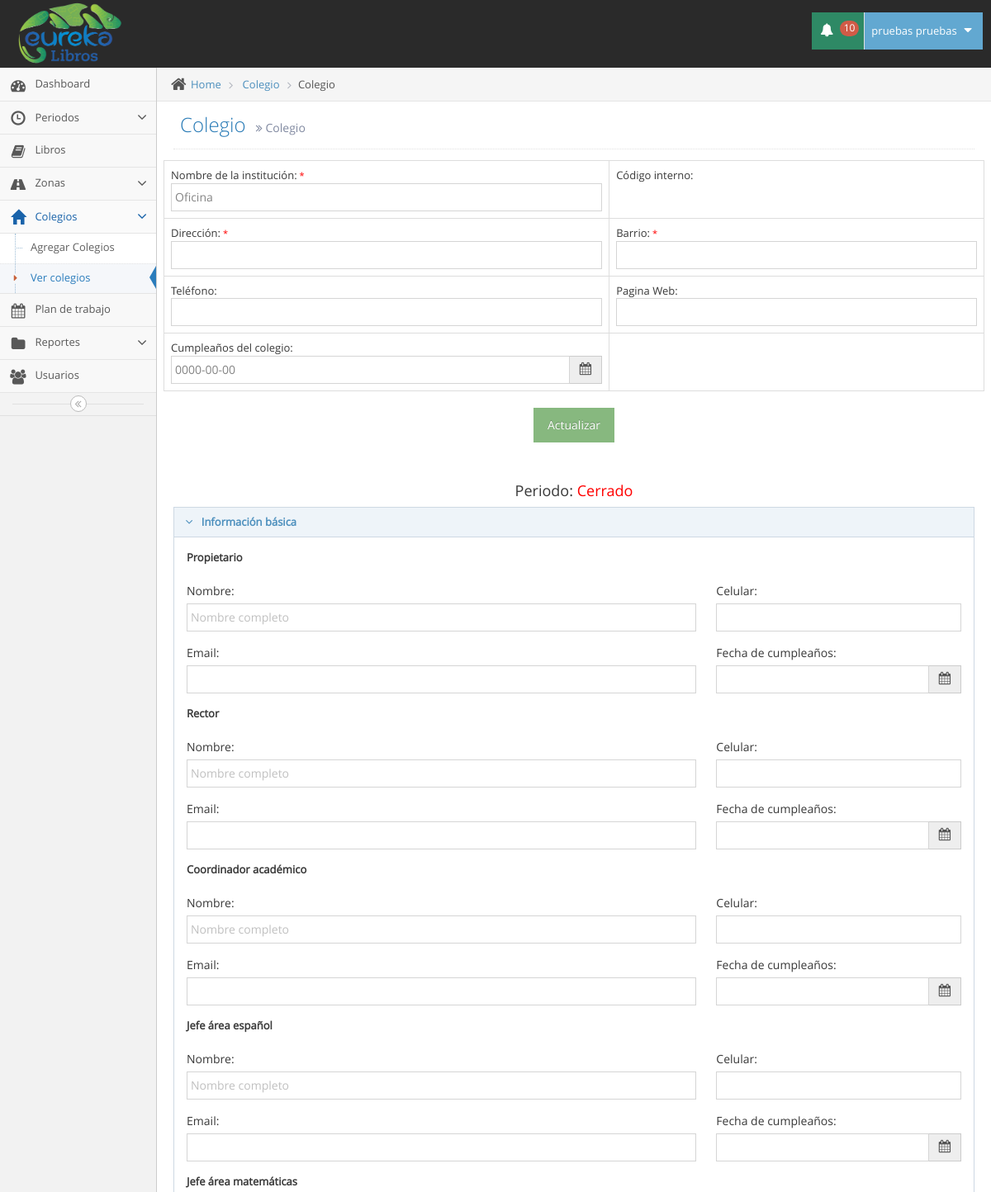
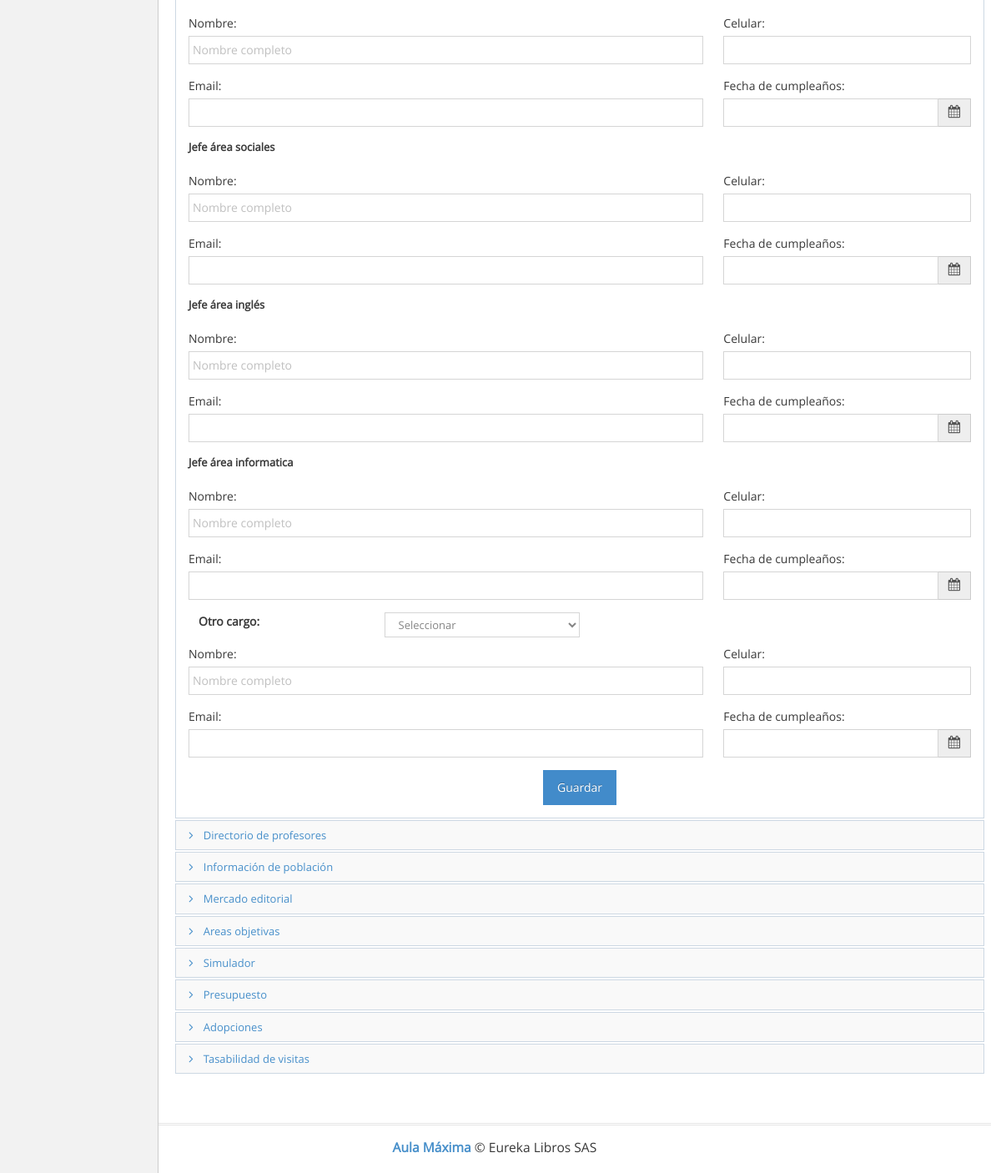
The page /colegio.php (signed in) on the database its author committed (2 pictures, top to bottom).
### tables this page shows
CREATE TABLE `usuarios` (
  `id` int(11) NOT NULL,
  `tipo` int(11) NOT NULL,
  `id_pais` int(11) NOT NULL,
  `cedula` varchar(12) NOT NULL,
  `nombres` varchar(100) NOT NULL,
  `apellidos` varchar(100) NOT NULL,
  `telefono` varchar(12) NOT NULL,
  `direccion` varchar(100) NOT NULL,
  `correo` varchar(100) NOT NULL,
  `clave` varchar(100) NOT NULL,
  `cod_zona` varchar(10) NOT NULL
);

CREATE TABLE `colegios` (
  `id` int(11) NOT NULL,
  `codigo` varchar(11) NOT NULL,
  `colegio` varchar(100) NOT NULL,
  `direccion` varchar(100) NOT NULL,
  `barrio` varchar(100) NOT NULL,
  `telefono` varchar(20) NOT NULL,
  `web` varchar(100) NOT NULL,
  `cumpleaños` date NOT NULL,
  `cod_zona` varchar(8) NOT NULL,
  `id_usuario` int(11) NOT NULL,
  `fecha_creacion` timestamp NOT NULL DEFAULT CURRENT_TIMESTAMP ON UPDATE CURRENT_TIMESTAMP
);

### colegio.php (the view, shortened to what the rows shown need)
<?php require_once("php/aut.php");
 include("conexion/bdd.php"); ?>
<!DOCTYPE html>
<html lang="es">
	<head>
		<link rel="stylesheet" href="assets/css/bootstrap.min.css" />
		<link rel="stylesheet" href="assets/font-awesome/4.5.0/css/font-awesome.min.css" />
		<link rel="stylesheet" href="assets/css/jquery-ui.min.css" />
		<link rel="stylesheet" href="assets/css/bootstrap-datepicker3.min.css" />
		<link rel="stylesheet" href="assets/css/ace.min.css" class="ace-main-stylesheet" id="main-ace-style" />
		<link rel="stylesheet" href="assets/css/ace-skins.min.css" />
		<link rel="stylesheet" href="assets/css/ace-rtl.min.css" />
	</head>
	<body class="no-skin">
		<?php include("template/nav.php"); ?>
		<div class="main-container ace-save-state" id="main-container">
			<div class="main-content">
				<div class="main-content-inner">
					<div class="page-content">
						<div class="page-header">
							<h1>
								Colegio
								<small>
									<i class="ace-icon fa fa-angle-double-right"></i>
									Colegio
								</small>
							</h1>
						</div>
								<?php
	                                if (isset($_GET["codigo"])) {
	                                	$codigo_col= $_GET["codigo"];
	                                }
	                                else {
	                                	$codigo_col= $_POST["codigo"];
	                                }
	                                $sql = "SELECT id, codigo, colegio, direccion, barrio,telefono, web, telefono, cumpleaños FROM colegios WHERE codigo='".$codigo_col."'";
									$req = $bdd->prepare($sql);
									$req->execute();
									$colegio = $req->fetch();
                            	?>
                        <div class="row">
                        	<table class="table table-bordered table-hover">
                        		<form action="php/actualizar_colegio.php" method="POST">
                        		<tr>
                        			<td>Nombre de la institución:<small style="color:red;"> *</small><input type="text" name="colegio" class="form-control" value="<?php echo $colegio['colegio']; ?>" required></td>
                        		</tr>
                        		<tr>
                        			<td>Cumpleaños del colegio: <div class="input-group"><input type="text" class="form-control date-picker" name="cumpleaños_c" id="cumpleaños_c" value="<?php echo $colegio['cumpleaños']; ?>" type="text" data-date-format="yyyy-mm-dd"/>
									<span class="input-group-addon">
										<i class="fa fa-calendar bigger-110"></i>
									</span></div></td>
                        		</tr>
                        	</table>
                        	<center><button class="btn btn-success">Actualizar</button></center><br><br>
                        </div>
						</div>
					</div>
				</div>
			</div>
	</body>
</html>

### template/nav.php (shortened to what the rows shown need)
<div id="navbar" class="navbar navbar-default          ace-save-state">
			<div class="navbar-container ace-save-state" id="navbar-container">
				<div class="navbar-buttons navbar-header pull-right" role="navigation">
					<ul class="nav ace-nav">
						<li class="light-blue dropdown-modal">
							<a data-toggle="dropdown" href="#" class="dropdown-toggle">
								<?php
									require_once('conexion/bdd.php');
									$sql = "SELECT nombres,apellidos FROM usuarios WHERE id='".$_SESSION['id']."'";
									$req = $bdd->prepare($sql);
									$req->execute();
									$usuario = $req->fetch();
									$nombre_completo=$usuario["nombres"]." ".$usuario["apellidos"];
								?>
									<?php echo $nombre_completo; ?>
								<i class="ace-icon fa fa-caret-down"></i>
							</a>
						</li>
					</ul>
				</div>
			</div>
		</div>

### rows shown on the page
usuarios: nombre_completo "pruebas pruebas"
colegios: colegio "Oficina", cumpleaños_c "0000-00-00"

### other values the page prints
$num "10"
